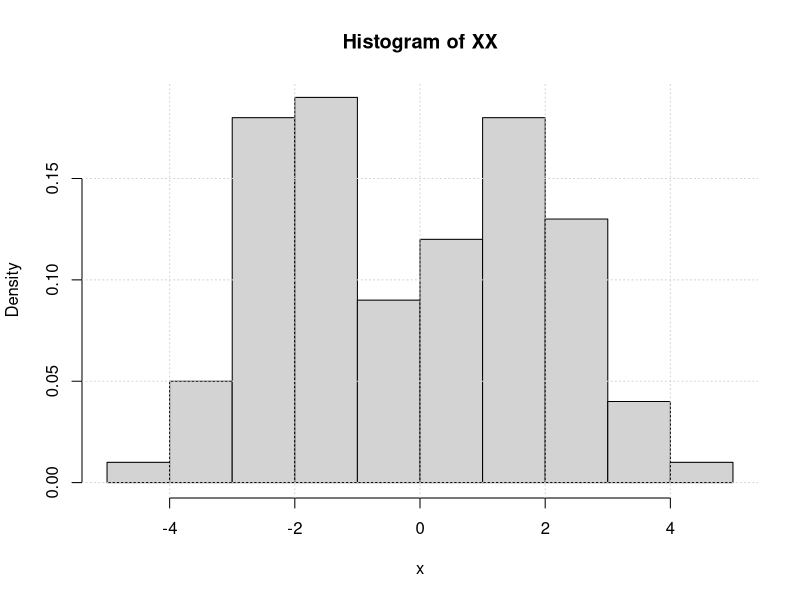
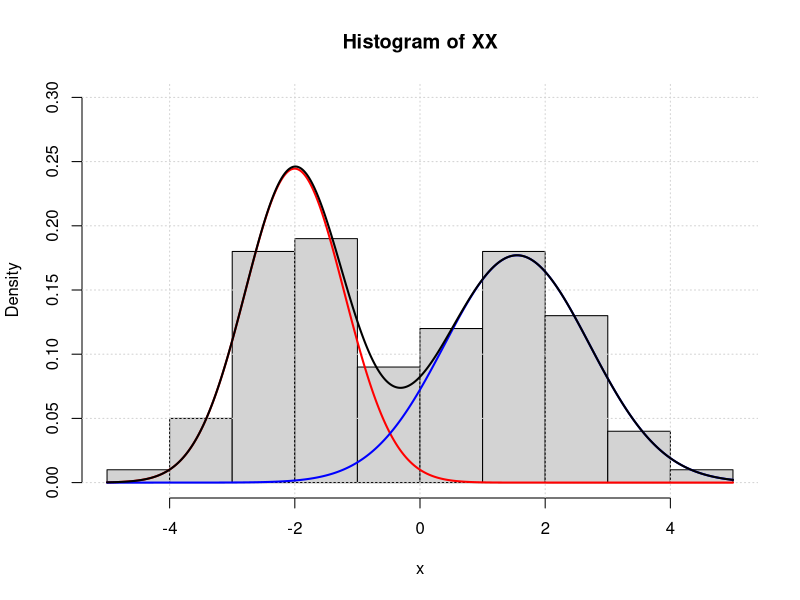
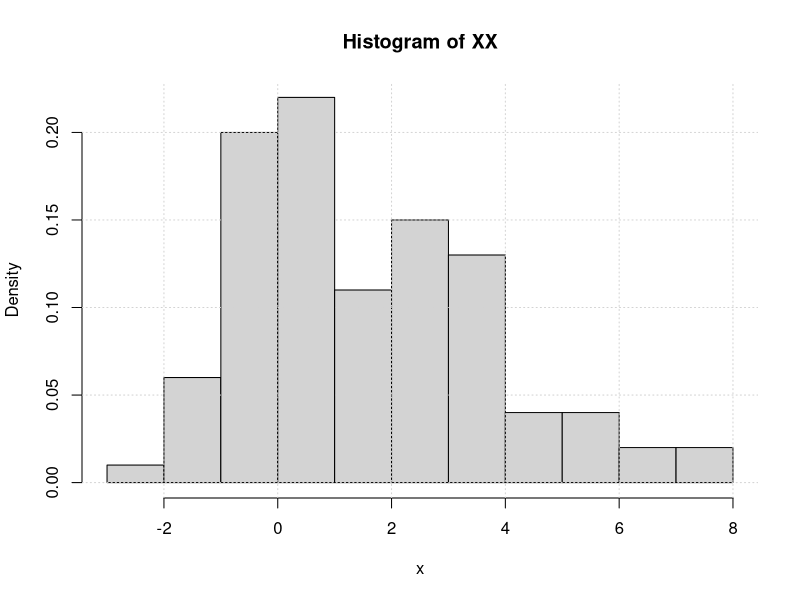
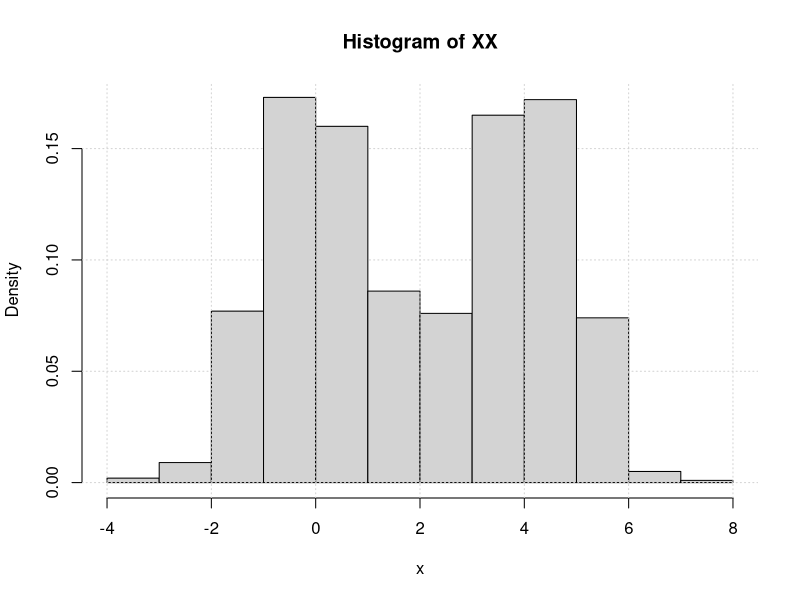
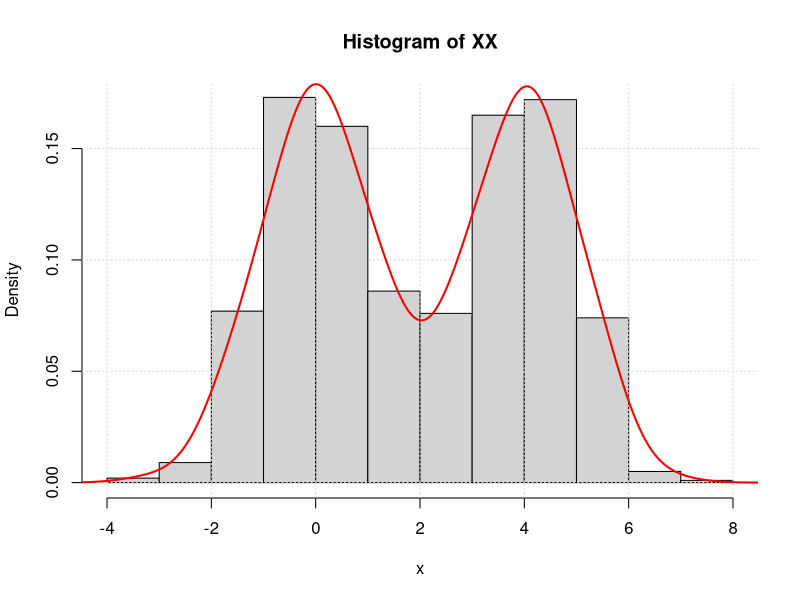
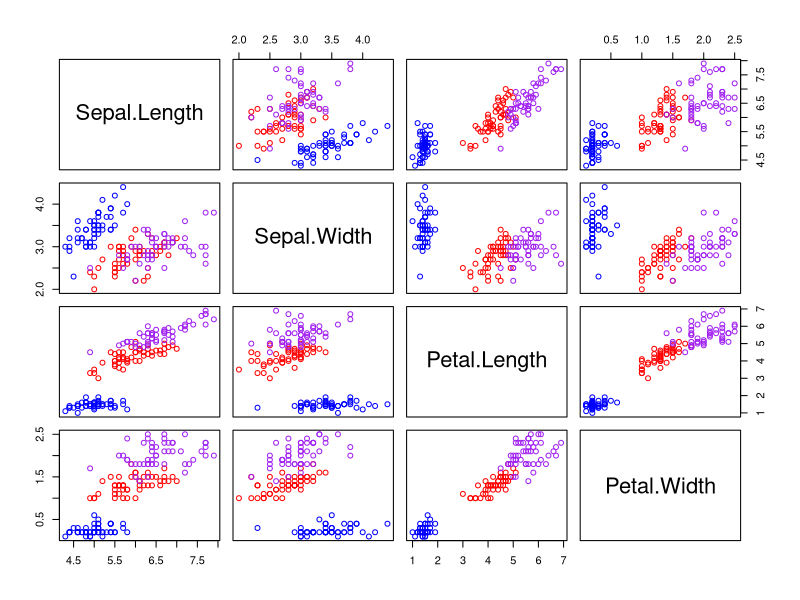
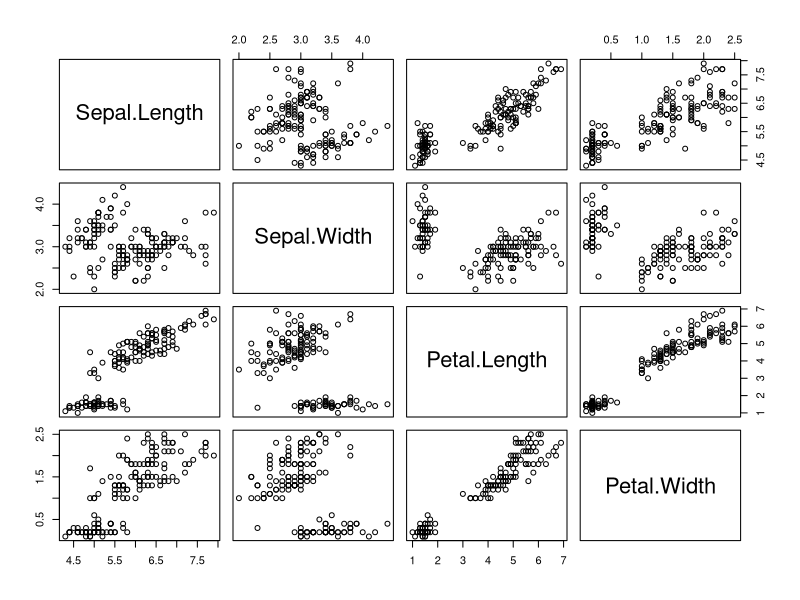
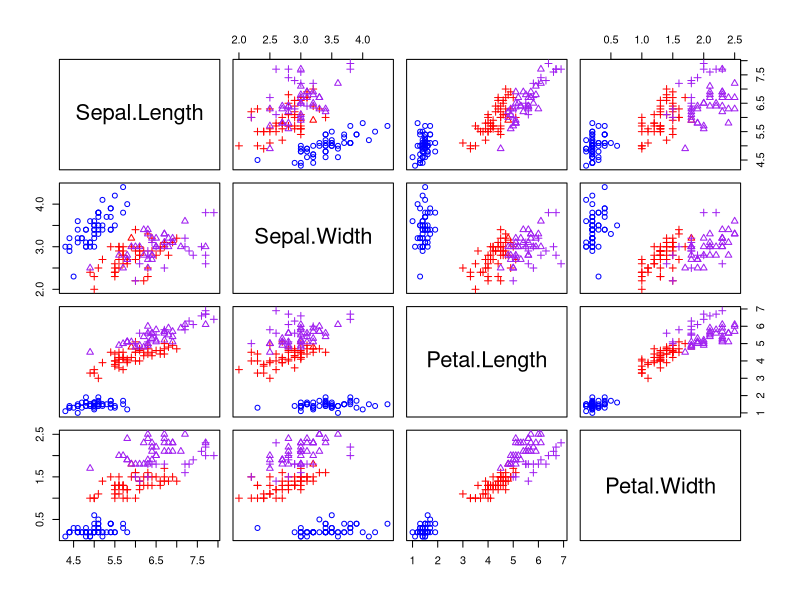

The R source for these figures, in order:
## ---- chunk 1
knitr::opts_chunk$set(echo = TRUE)
## ---- chunk 2
# Set a random seed
set.seed(123)
# Set pi
Pi <- c(0.5,0.5)
# Set mu
Mu <- c(-2,2)
# Set sigma^2
Sigma_s <- c(1,1)
# Set n
nn <- 100
# Define a function for sampling from a discrete distribution with the parameters Pi
sampler <- function(n) {
  # Get cutoff values
  cutoff <- cumsum(Pi)
  # Generate n uniform random variables
  rando <- runif(n)
  # Obtain the random sample using the cutoffs
  samp <- sapply(rando,
                 function(rr) {which(cutoff>rr)[1]})
}
# Obtain a sample from the discrete distribution
ZZ <- sampler(nn)
# Initialize a vector to store the X values
XX <- c()
# Using the discrete sample, generate a sample from the desired mixture model
for (zz in 1:2) {
  XX <- c(XX,
              rnorm(sum(ZZ==zz),Mu[zz],sqrt(Sigma_s[zz])))
}
# Plot a histogram
hist(XX,xlab='x',probability = T)
# Add a grid
grid()
## ---- chunk 3
# Load the mixtools package
library(mixtools)
# Set your initial values theta_(0) at the true generative values
Pi0 <- Pi
Mu0 <- Mu
Sigma_s0 <- Sigma_s
# Use the normalmixEM function form mixtools to fit a mixture model (k is the number of components here)
mixfit <- normalmixEM(XX,
                      Pi0, Mu0, sqrt(Sigma_s0),
                      k=2)
# Display the parameter estimates, noting that normalmixEM uses the notation lambda for pi
summary(mixfit)
## ---- chunk 4
# Access fitted values
Pi_hat <- mixfit$lambda
Mu_hat <- mixfit$mu
Sigma_s_hat <- mixfit$sigma^2
# Plot the histogram again
hist(XX,xlab='x',probability = T,ylim=c(0,0.3))
# Add a grid
grid()
# Make a dummy variable for the plot device
dum <- seq(-5,5,length.out = 1000)
# Plot the component densities in red and blue
lines(dum,
      Pi_hat[1]*dnorm(dum,Mu_hat[1],sqrt(Sigma_s_hat[1])),
      col='red',lwd=2)
lines(dum,
      Pi_hat[2]*dnorm(dum,Mu_hat[2],sqrt(Sigma_s_hat[2])),
      col='blue',lwd=2)
# Plot the overvall mixture model in black
lines(dum,
      Pi_hat[1]*dnorm(dum,Mu_hat[1],sqrt(Sigma_s_hat[1]))+
      Pi_hat[2]*dnorm(dum,Mu_hat[2],sqrt(Sigma_s_hat[2])),
      lwd=2)
## ---- chunk 5
# Set a random seed
set.seed(321)
# Set pi
Pi <- c(0.5,0.3,0.2)
# Set mu
Mu <- c(0,2,4)
# Set sigma^2
Sigma_s <- c(1,2,3)
# Set n
nn <- 100
# Define a function for sampling from a discrete distribution with the parameters Pi
sampler <- function(n) {
  # Get cutoff values
  cutoff <- cumsum(Pi)
  # Generate n uniform random variables
  rando <- runif(n)
  # Obtain the random sample using the cutoffs
  samp <- sapply(rando,
                 function(rr) {which(cutoff>rr)[1]})
}
# Obtain a sample from the discrete distribution
ZZ <- sampler(nn)
# Initialize a vector to store the X values
XX <- c()
# Using the discrete sample, generate a sample from the desired mixture model
for (zz in 1:3) {
  XX <- c(XX,
              rnorm(sum(ZZ==zz),Mu[zz],sqrt(Sigma_s[zz])))
}
# Plot a histogram
hist(XX,xlab='x',probability = T)
# Add a grid
grid()
## ---- chunk 6
# Set random seed
set.seed(123)
# Set n
nn <- 1000
# Generate random data
XX <- c(rt(nn/2,df=100), 4 + rt(nn/2,df=30))
# Visualize the data via a histogram
hist(XX,xlab='x',probability = T)
# Add a grid
grid()
## ---- chunk 7
# Construct a kernel density estimator
kde <- density(XX)
# Visualize the data via a histogram
hist(XX,xlab='x',probability = T)
# Add a grid
grid()
# Plot the kernel density estimator on top
lines(kde,lwd=2,col='red')
## ---- chunk 8
# Load the iris data
data(iris)
# Obtain the setosa summary
summary(iris[which(iris$Species=='setosa'),1:4])
# Obtain the versicolor summary
summary(iris[which(iris$Species=='versicolor'),1:4])
# Obtain the virginica summary
summary(iris[which(iris$Species=='virginica'),1:4])
## ---- chunk 9
# Plot the data in a matrix plot
plot(iris[,1:4],
     col=c('blue','red','purple')[as.numeric(iris[,5])])
## ---- chunk 10
# Plot the data in a matrix plot
plot(iris[,1:4])
## ---- chunk 11
# Load the mixtools package
library(mixtools)
# Set random seed
set.seed(111)
# Fit the mixture model using mixtools (recall that k is the number of components)
mixfit <- mvnormalmixEM(iris[,-5],
                        k=3)
# Obtain the estimated mixing proportions
mixfit$lambda
# Obtain the estimated means
mixfit$mu
# Obtain the estimated covariances
mixfit$sigma
## ---- chunk 12
# Perform the clustering
clustering <- apply(mixfit$posterior,1,which.max)
# Print the first 6 outputs
head(clustering)
## ---- chunk 13
# Plot the data in a matrix plot
plot(iris[,1:4],
     col=c('blue','red','purple')[as.numeric(iris[,5])],
     pch=clustering)
## ---- chunk 14
# Set random seed
set.seed(100)
# Set n
nn <- 10
# Set m
mm <- 10
# Create a list to store Y_i vectors
ylist <- list()
# Create a list to store B_i vectors
Blist <- list()
# Create a list to store X_i matrices
Xlist <- list()
# Use a loop to generate the data
for (ii in 1:nn) {
  # Make the X matrices
  Xlist[[ii]] <- cbind(1,1:mm)
  # Make the B vectors
  Blist[[ii]] <- rnorm(2,0,1)
  # Generate the Y values
  ylist[[ii]] <- Xlist[[ii]]%*%(matrix(Blist[[ii]],2,1)+matrix(c(1,1),2,1))+rnorm(mm,0,0.5)
}
# Plot the mean function
plot(1:nn,1+1:nn,type='l',lwd=2,xlab='k',ylab='y',ylim=c(min(unlist(ylist)),max(unlist(ylist))))
for (ii in 1:nn) {
  # Plot each set of points
  points(1:nn,ylist[[ii]],col=rainbow(nn)[ii])
  # Plot each mean line
  lines(1:nn,1+Blist[[ii]][1]+(1+Blist[[ii]][2])*(1:nn),
        col=rainbow(nn)[ii],lwd=2,lty=1)
}
# Draw a grid
grid()
## ---- chunk 15
# Load lme4 package
library(lme4)
# Put data in long format with three columns for y, k, and i
data_forlmm <- as.data.frame(cbind(unlist(ylist),
                                   rep(1:10,10),
                                   unlist(lapply(1:10,rep,10))))
# Name the columns
names(data_forlmm) <- c('y','k','i')
# Fit the repeated measures model (REML=F turns on MLE)
lmm <- lmer(y~k+(1+k|i),data=data_forlmm,REML=F)
# Extract the coefficients B_i from the fitted model
coeffs <- ranef(lmm)$i
# Plot the mean function
plot(1:nn,1+1:nn,type='l',lwd=2,xlab='k',ylab='y',ylim=c(min(unlist(ylist)),max(unlist(ylist))))
for (ii in 1:nn) {
  # Plot each set of points
  points(1:nn,ylist[[ii]],col=rainbow(nn)[ii])
  # Plot each mean line
  lines(1:nn,1+Blist[[ii]][1]+(1+Blist[[ii]][2])*(1:nn),
        col=rainbow(nn)[ii],lwd=2,lty=1)
}
# Begin a loop to plot the individual lines
for (ii in 1:nn) {
  # Plot the individual lines in dashed lines
  lines(1:nn,1+coeffs[ii,1]+(1+coeffs[ii,2])*(1:nn),
        col=rainbow(nn)[ii],lwd=2,lty=2)
}
# Add a grid
grid()
## ---- chunk 16
# Load sleepstudy data
data(sleepstudy)
# Get each of the different subject labels
unique_sub <- unique(sleepstudy$Subject)
# Construct an empty plot with appropriate size window
plot(c(0,9),c(min(sleepstudy$Reaction),max(sleepstudy$Reaction)),
     xlab='Day',ylab='Reaction time')
# For loop to plot data for each subject
for (ss in 1:18) {
  # Plot the data for individual subject
  points(0:9,
         sleepstudy$Reaction[sleepstudy$Subject==unique_sub[ss]],
         col=rainbow(18)[ss])
}
# Add a grid
grid()
